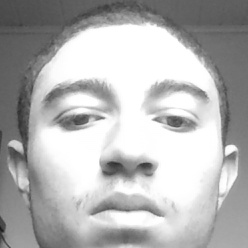
#> input picture ReconhecimentoFacialPets-Python/dataset/User.1.0.jpg, 248 x 248 px
$ python -i NameFind.py   (imports and definitions only)
#> lines starting #> are read from the running program, lines starting #| are printed output that depends on the picture; long printed decimals are rounded
#     ----------- FUNCTION TO READ THE FILE AND ADD THE NAMES AND IDs IN TO TUPLES

import cv2 #Video Capture Library
import math # Image Rotation Library
import time #Time count Library
import os # Files Library

now_time = time.clock()

face = cv2.CascadeClassifier('../haarcascades/haarcascade_frontalcatface.xml') # Classifier "frontal-face" Haar Cascade
glass_cas = cv2.CascadeClassifier('../haarcascades/haarcascade_eye_tree_eyeglasses.xml') # Classifierde "eye" Haar Cascade

WHITE = [255, 255, 255]

def FileRead():
    Info = open("Names.txt", "r")                       # Open th text file in readmode
#> (reads ReconhecimentoFacialPets-Python/names.txt from the repository)
    NAME = []                                           # The tuple to store Names
    while (True):                                       # Read all the lines in the file and store them in two tuples
        Line = Info.readline()
        if Line == '':
            break
        NAME.append (Line.split(",")[1].rstrip())

    return NAME                                     # Return the two tuples

Names = FileRead()                                 # Run the above Function to get the ID and Names Tuple

#     ------------------- FUNCTION TO FIND THE NAME  -----------------------------------------------------------

#Verification of the last ID in Names.txt (last_string) - CREATED BY IGOR
def file_is_empty(path):
    return os.stat(path).st_size==0

# [11 lines not run here, left out]

# [99 lines left out: functions ID2Name, AddName, DispID, draw_box, DispID2, DispID3, not called in this run]


def DrawBox(Image, x, y, w, h):
    cv2.rectangle(Image, (x, y), (x + w, y + h), (255, 255, 255), 1)     # Draw a rectangle arround the face

# ----------------------------- THIS FUNCTION TAKES IN SPEC CASCADE, FACE CASCADE AND AN IMAGE
# ------------------------- IT RETURNS A CROPPED FACE AND IF POSSIBLE STRAIGHTENS THE TILT OF THE HEAD


def DetectEyes(Image):
    Theta = 0
    rows, cols = Image.shape
    glass = glass_cas.detectMultiScale(Image)                                               # This ditects the eyes
    for (sx, sy, sw, sh) in glass:
        if glass.shape[0] == 2:                                                             # The Image should have 2 eyes
            if glass[1][0] > glass[0][0]:
                DY = ((glass[1][1] + glass[1][3] / 2) - (glass[0][1] + glass[0][3] / 2))    # Height diffrence between the glass
                DX = ((glass[1][0] + glass[1][2] / 2) - glass[0][0] + (glass[0][2] / 2))    # Width diffrance between the glass
            else:
                DY = (-(glass[1][1] + glass[1][3] / 2) + (glass[0][1] + glass[0][3] / 2))   # Height diffrence between the glass
                DX = (-(glass[1][0] + glass[1][2] / 2) + glass[0][0] + (glass[0][2] / 2))   # Width diffrance between the glass

            if (DX != 0.0) and (DY != 0.0):                                                 # Make sure the the change happens only if there is an angle
                Theta = math.degrees(math.atan(round(float(DY) / float(DX), 2)))            # Find the Angle
                print ("Theta  " + str(Theta))

                M = cv2.getRotationMatrix2D((cols / 2, rows / 2), Theta, 1)                 # Find the Rotation Matrix
                Image = cv2.warpAffine(Image, M, (cols, rows))
                # cv2.imshow('ROTATED', Image)                                              # UNCOMMENT IF YOU WANT TO SEE THE

                Face2 = face.detectMultiScale(Image, 1.3, 5)                                # This detects a face in the image
                for (FaceX, FaceY, FaceWidth, FaceHeight) in Face2:
                    CroppedFace = Image[FaceY: FaceY + FaceHeight, FaceX: FaceX + FaceWidth]
                    return CroppedFace


def tell_time_passed():
    print ('TIME PASSED ' + str(round(((time.clock() - now_time)/60), 2)) + ' MINS')

>>> import cv2
>>> picture = cv2.imread('dataset/User.1.0.jpg', cv2.IMREAD_GRAYSCALE)
#> picture is the input picture: shape (248, 248); min 23, max 255, mean 179.9
>>> result = DetectEyes(picture)
#> in DetectEyes, `glass = glass_cas.detectMultiScale(Image)`: glass = [[50, 90, 57, 57], [145, 91, 59, 59]]
#> the loop in DetectEyes, `for (sx, sy, sw, sh) in glass:` made 1 pass
#> (sx, sy, sw, sh, DY, DX, Theta, M) on pass 1: (50, 90, 57, 57, 2, 153, 0.573, [[1, 0.01, -1.23], [-0.01, 1, 1.25]])
#| Theta  0.5729
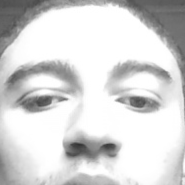
#> result: shape (185, 185); min 50, max 255, mean 214.5
